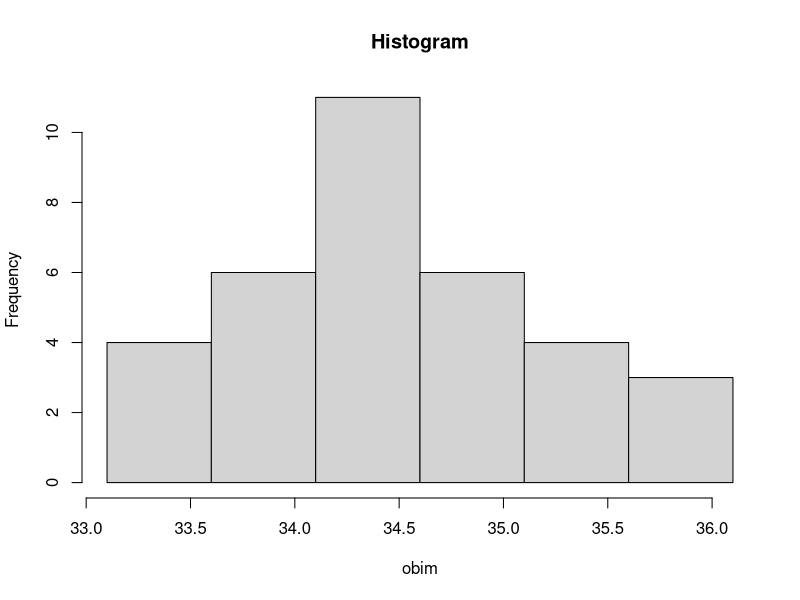

Here is the R script that generated this plot:
# Prilikom proucavanja rasta dece, posmatra se obim glave deteta pri
# rodjenju izrazeno u cm. Dobijeni su dati podaci. Napisati program u 
# R-u koji iscrtava histogram i stablo-lisce dijagram nad zadatim
# podacima.

obim <- c(33.1, 33.7, 33.7, 33.8, 33.4,
          33.9, 33.6, 33.4, 34.1, 34.2,
          34.5, 34.2, 34.6, 34.9, 34.8,
          34.0, 34.5, 34.2, 34.2, 34.7,
          34.7, 34.6, 34.3, 34.3, 34.2,
          35.1, 36.0, 35.8, 35.2, 35.6,
          36.1, 35.1, 35.3, 35.2)

n <- length(obim)
k <- floor(log(n, base = 2)) + 1
d <- diff(range(obim)) / k
podela <- sort(obim)[1] + 0:k * d
hist(obim, breaks = podela, main = "Histogram")

stem(obim)